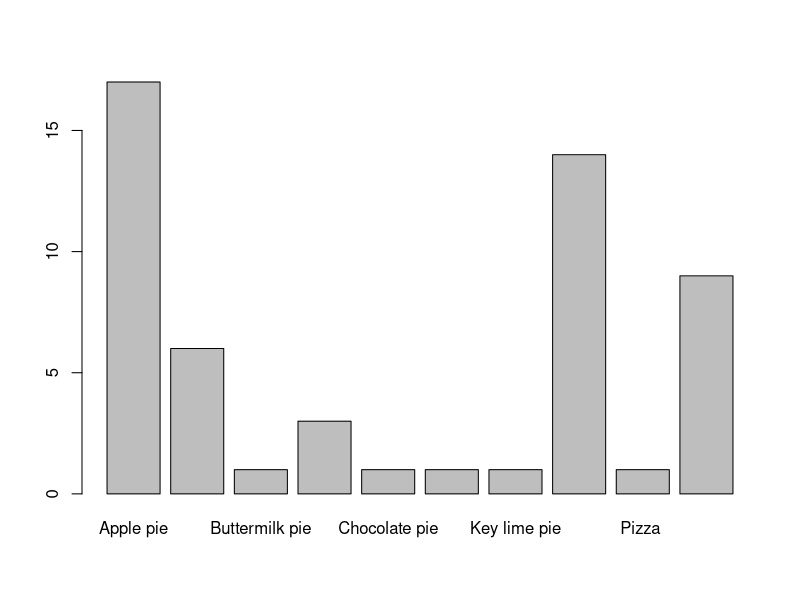
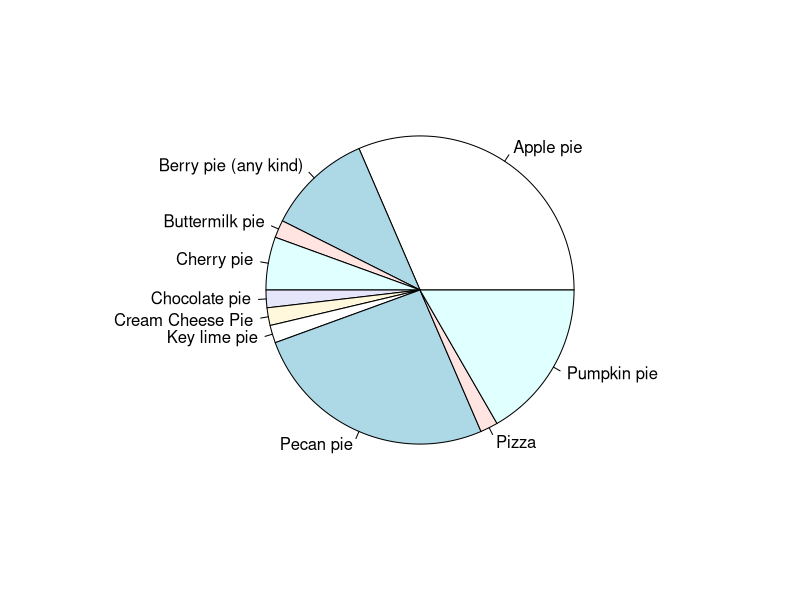

Reproduce these figures in R, in order.
## ---- chunk 1
knitr::opts_chunk$set(echo = TRUE)
## ---- chunk 2
pie <- read.csv("pie-survey-1.csv")
pielist <- table(pie$What.is.your.favorite.kind.of.pie.)
barplot(pielist)
pie(pielist)
